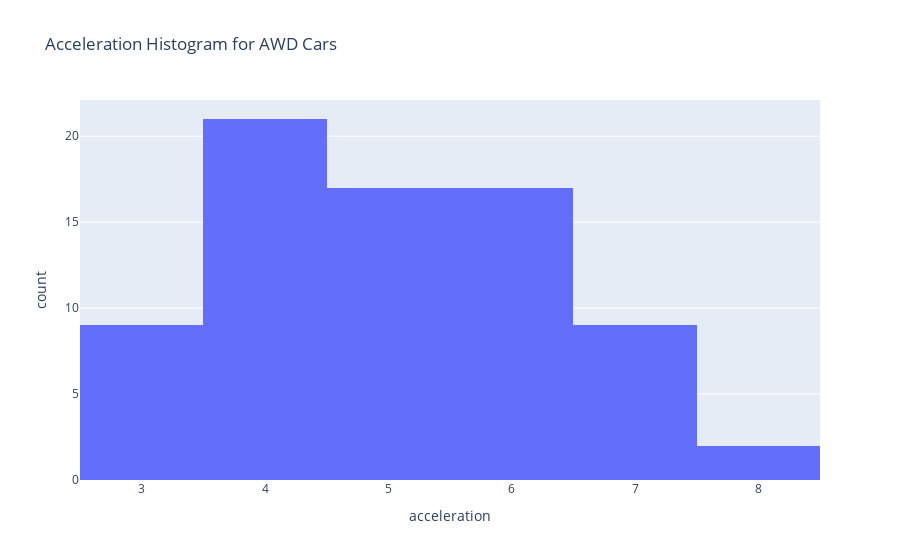
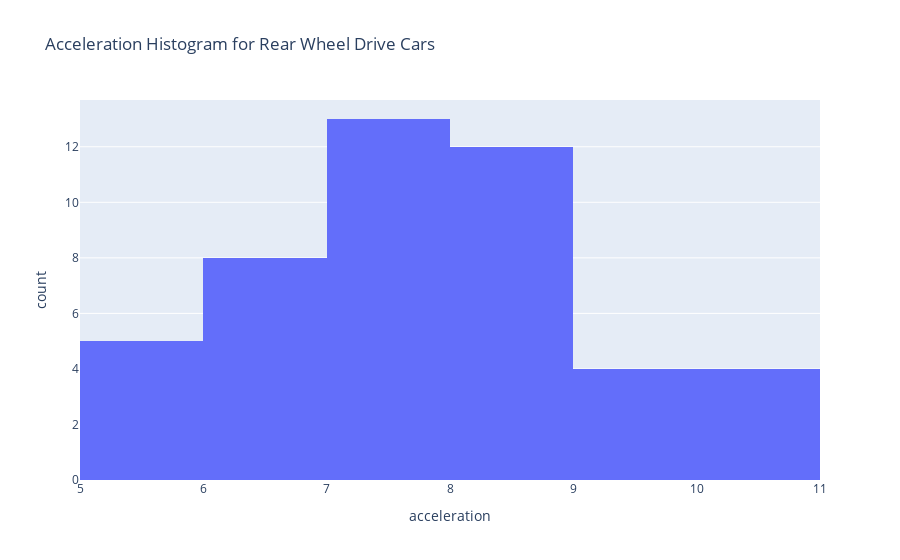
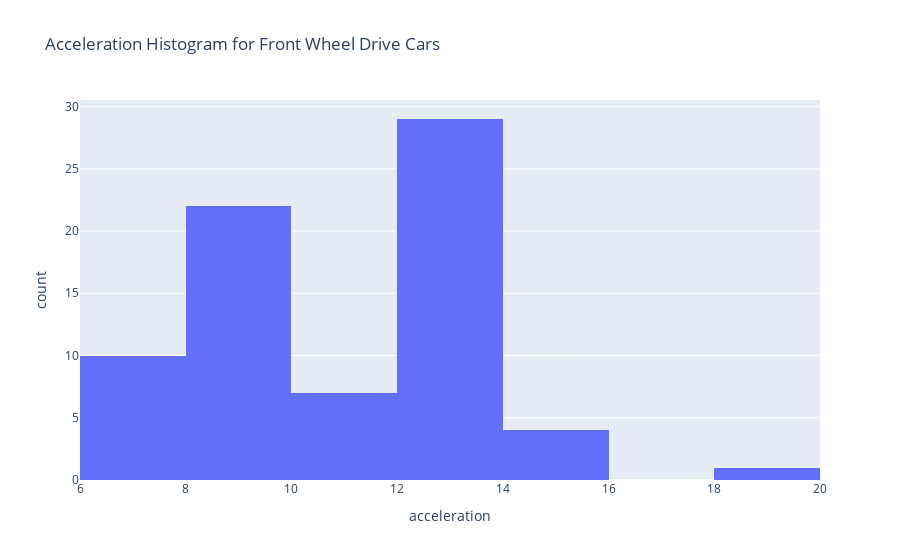

The notebook cell these images were saved under, in order:
### Markdown cell above
## Part 2.2: Visual Summaries (25 points)

Again choose two or three features (they can be the same or different as those from the previous part) and make a few plots to further your understanding of the data. For the first two plots, you may use any of `matplotlib`, `seaborn` or `plotly` (you may find some easier to use than others). Please make:

- Histograms for each drive type (i.e. three histograms, one for each of: AWD, Front, Rear) for one of your chosen features. You may make them separately or within a subplot.
- A scatterplot of two of your features, with points colored by drive type.
- Check out the [seaborn plot options again](https://seaborn.pydata.org/examples/index.html) and pick one to use with your chosen features (exercise some thought as to what you are hoping the plot will communicate; you may find it worthwhile to discuss options with your classmates).

Then, **in a markdown cell** discuss what you learned from the plots you created. If you used the same features that you investigated numerically, did the plots corroborate your findings? Or did they provide new insight? If you used new features, what do the plots tell you about what the numeric reationship(s) between the features might be? Ay other interesting results to note?

### Code cell
awd_df = df_ev[df_ev.drive == 'AWD']
nbins = int(round(np.sqrt(len(awd_df)), 0))
fig = px.histogram(awd_df, x='acceleration', nbins=nbins, title='Acceleration Histogram for AWD Cars')
fig.show()

rear_df = df_ev[df_ev.drive == 'Rear']
nbins = int(round(np.sqrt(len(rear_df)), 0))
fig = px.histogram(rear_df, x='acceleration', nbins=nbins, title='Acceleration Histogram for Rear Wheel Drive Cars')
fig.show()

front_df = df_ev[df_ev.drive == 'Front']
nbins = int(round(np.sqrt(len(front_df)), 0))
fig = px.histogram(front_df, x='acceleration', nbins=nbins, title='Acceleration Histogram for Front Wheel Drive Cars')
fig.show()

### Figure 1 — Plotly figure (JSON) as saved in the notebook; plotly's stock layout.template omitted (floating-point values rounded to 4 significant figures)
{"data": [{"alignmentgroup": "True", "bingroup": "x", "hovertemplate": "acceleration=%{x}<br>count=%{y}<extra></extra>", "legendgroup": "", "marker": {"color": "#636efa", "pattern": {"shape": ""}}, "name": "", "nbinsx": 9, "offsetgroup": "", "orientation": "v", "showlegend": false, "type": "histogram", "x": [6.2, 3.2, 3.3, 6.9, 3.2, 4.9, 4.7, 3.5, 5.1, 5.5, 4, 4.9, 4.7, 6.9, 4.3, 6, 3.5, 4.4, 7.7, 4, 3.4, 4.2, 3.9, 4.5, 3.7, 6.9, 6.3, 5.6, 4.8, 3.8, 5.1, 4, 4.7, 4.5, 5.2, 6, 6.8, 5.8, 4.6, 3.3, 4.9, 4.1, 5.1, 2.9, 4.2, 4.4, 5.7, 2.8, 6.9, 6.1, 4.1, 6.3, 5, 6.9, 6.2, 4.8, 5.8, 3.7, 6.8, 4, 3.7, 4.7, 5.7, 6.2, 4, 8, 4.4, 3.3, 5.6, 6.5, 3.9, 6.9, 6.3, 2.8, 6.2], "xaxis": "x", "yaxis": "y"}], "layout": {"barmode": "relative", "legend": {"tracegroupgap": 0}, "title": {"text": "Acceleration Histogram for AWD Cars"}, "xaxis": {"anchor": "y", "domain": [0, 1], "title": {"text": "acceleration"}}, "yaxis": {"anchor": "x", "domain": [0, 1], "title": {"text": "count"}}}}

### Figure 2 — Plotly figure (JSON) as saved in the notebook; plotly's stock layout.template omitted (floating-point values rounded to 4 significant figures)
{"data": [{"alignmentgroup": "True", "bingroup": "x", "hovertemplate": "acceleration=%{x}<br>count=%{y}<extra></extra>", "legendgroup": "", "marker": {"color": "#636efa", "pattern": {"shape": ""}}, "name": "", "nbinsx": 7, "offsetgroup": "", "orientation": "v", "showlegend": false, "type": "histogram", "x": [7.8, 5.7, 7.9, 8.9, 8.7, 8.6, 6.7, 7.3, 8.5, 10.9, 6.8, 9, 7.9, 8.5, 7.3, 7.9, 7, 8.5, 8.3, 9, 8.8, 10.2, 7.7, 7.3, 6.7, 9, 10.4, 7.6, 8.5, 6.4, 10.4, 7, 5.4, 5.4, 8.7, 5.4, 7.3, 6.4, 6.2, 6.6, 8.5, 6.9, 9, 5.4, 8.4, 7.9], "xaxis": "x", "yaxis": "y"}], "layout": {"barmode": "relative", "legend": {"tracegroupgap": 0}, "title": {"text": "Acceleration Histogram for Rear Wheel Drive Cars"}, "xaxis": {"anchor": "y", "domain": [0, 1], "title": {"text": "acceleration"}}, "yaxis": {"anchor": "x", "domain": [0, 1], "title": {"text": "count"}}}}

### Figure 3 — Plotly figure (JSON) as saved in the notebook; plotly's stock layout.template omitted (floating-point values rounded to 4 significant figures)
{"data": [{"alignmentgroup": "True", "bingroup": "x", "hovertemplate": "acceleration=%{x}<br>count=%{y}<extra></extra>", "legendgroup": "", "marker": {"color": "#636efa", "pattern": {"shape": ""}}, "name": "", "nbinsx": 9, "offsetgroup": "", "orientation": "v", "showlegend": false, "type": "histogram", "x": [9, 11.7, 11.7, 12.1, 7.8, 8.7, 12.1, 12.1, 7.4, 8.5, 9.7, 12.1, 8.6, 13.1, 8.5, 7.9, 12.1, 12.1, 13.1, 8.6, 14.3, 9.9, 9, 13.1, 12, 6.9, 8.3, 13.1, 8.4, 7.4, 10.5, 12.1, 8.6, 8.1, 13.3, 10, 9.9, 13.1, 13.1, 12.1, 7.5, 11.4, 11.7, 13.1, 19.1, 13.1, 9.7, 9, 8.9, 13.1, 12.1, 14.3, 9, 9.2, 7.4, 13.3, 13.3, 7.5, 14.3, 12.1, 9.5, 8.1, 12.1, 13.3, 13.3, 7.4, 13.3, 9.2, 7.3, 13.3, 13.3, 11.7, 14.3], "xaxis": "x", "yaxis": "y"}], "layout": {"barmode": "relative", "legend": {"tracegroupgap": 0}, "title": {"text": "Acceleration Histogram for Front Wheel Drive Cars"}, "xaxis": {"anchor": "y", "domain": [0, 1], "title": {"text": "acceleration"}}, "yaxis": {"anchor": "x", "domain": [0, 1], "title": {"text": "count"}}}}
